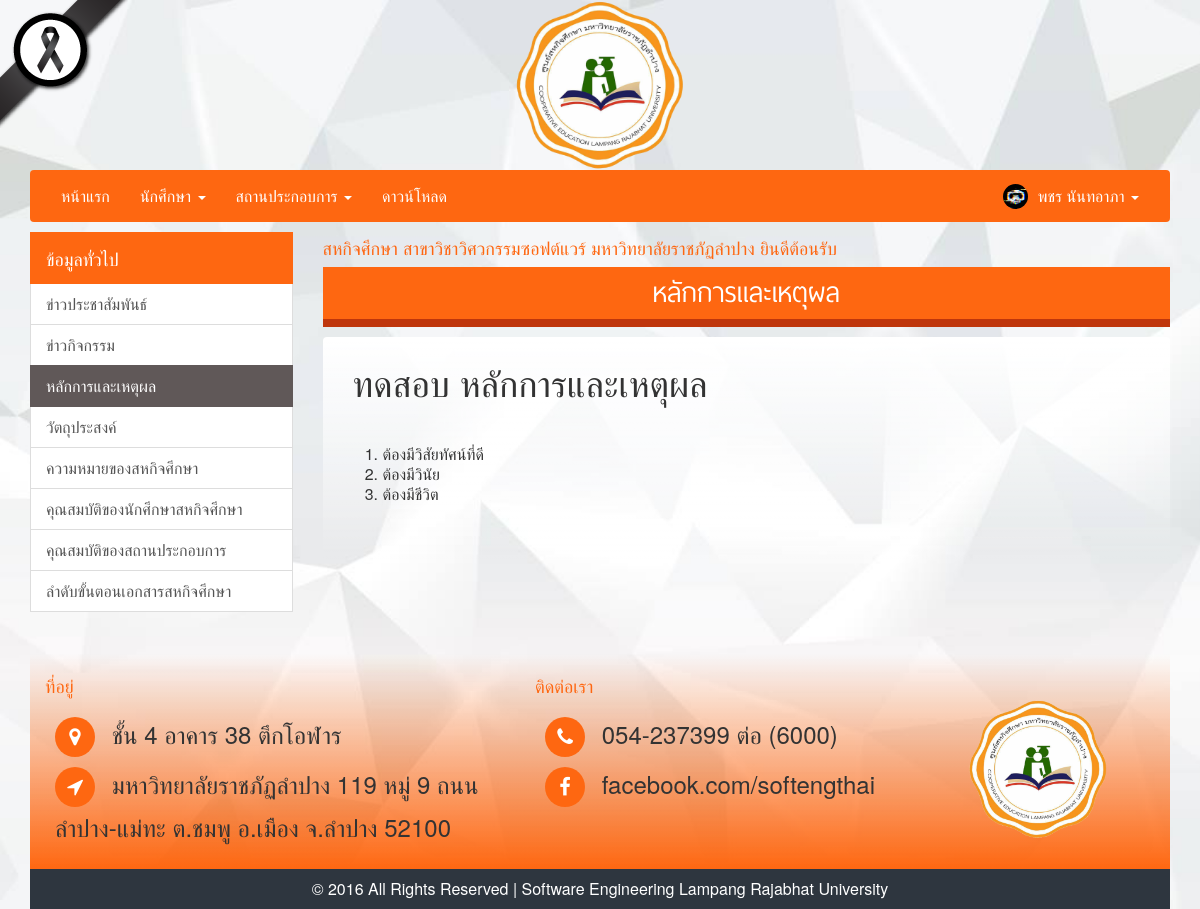
Screenshot of /info_detail.php?page=1 (signed in) with the database file from the repository.
### tables this page shows
CREATE TABLE `tbl_infomation` (
  `id` int(11) NOT NULL,
  `name` varchar(255) NOT NULL,
  `detail` text NOT NULL,
  `info_status` int(1) NOT NULL
);

### class/SQLiManager.php (called while the page is built, shortened)
<?php
if(class_exists('SQLiManager') === false)
{
	class SQLiManager{
		var $table;
		var $field;
		var $condition;
		public function SQLiManager()
		{
			$strHost = "localhost";
			$strUser = "cooplpru";
			$strPassword = "cool2316";
			$db = "cooplprudb";
			$this->connect = mysqli_connect($strHost,$strUser,$strPassword,$db);
			$cs1 = "SET character_set_results=utf8";
			mysqli_query($this->connect,$cs1) or die('Error query: ' . mysqli_error($this->connect));
			$cs2 = "SET character_set_client = utf8";
			mysqli_query($this->connect,$cs2) or die('Error query: ' . mysqli_error($this->connect));
			$cs3 = "SET character_set_connection = utf8";
			mysqli_query($this->connect,$cs3) or die('Error query: ' . mysqli_error($this->connect));
			$this->field="*";
		}
		public function select()
		{
			$this->sql="SELECT $this->field FROM $this->table $this->condition";
			$result=mysqli_query($this->connect,$this->sql) or trigger_error(mysqli_error($this->connect),E_USER_ERROR);
			return $result;
		}
	}
}
?>

### info_detail.php (the view, shortened to what this page needs)
<?php include("header.php"); ?>
<link rel="stylesheet" type="text/css" href="css/sidebar.css">
<link rel="stylesheet" type="text/css" href="plugin/owl-carousel/owl.theme.css">
<link rel="stylesheet" type="text/css" href="plugin/fancybox/jquery.fancybox.css">
<?php include("sidebar.php"); ?>
<?php
$id = $_GET["page"];
$sql->table="tbl_infomation";
$sql->condition="WHERE id='$id'";
$query = $sql->select();
$result = mysqli_fetch_assoc($query);
?>
<section class="news-section">
	<div class="search-section">
		<div class="title">
			<?php echo $result["name"]; ?>
		</div>
	</div>
	<div class="card-form">
		<?php echo nl2br($result["detail"]); ?>
	</div>
</section>
</div>
</div>
</div>
</section>
<?php include("footer.php"); ?>

### header.php (shortened to what this page needs)
<?php
include("class/SQLiManager.php");
$sql = new SQLiManager();
if(isset($_SESSION["user_id"]) and $_SESSION["user_id"] != "")
{
    $user_id = $_SESSION["user_id"];
    $sql->table="tbl_authentication";
    $sql->condition="WHERE id='$user_id'";
    $querySession = $sql->select();
    $resultUser = mysqli_fetch_assoc($querySession);
}
?>
<!DOCTYPE html>
<html lang="th">
<head>
    <link rel="stylesheet" type="text/css" href="css/bootstrap.min.css">
    <link rel="stylesheet" type="text/css" href="css/font-awesome.min.css">
    <link rel="stylesheet" type="text/css" href="css/style.css">
    <link rel="stylesheet" type="text/css" href="css/extension.css">
    <link rel="stylesheet" type="text/css" href="css/carousel.css">
    <link rel="stylesheet" type="text/css" href="css/offcanvas.css">
    <link rel="stylesheet" type="text/css" href="css/owl.carousel.css">
    <link rel="stylesheet" type="text/css" href="css/login.css">
    <link rel="stylesheet" type="text/css" href="css/sweetalert.css">
    <link rel="stylesheet" type="text/css" href="css/effect.css">
    <link rel="stylesheet" type="text/css" href="css/loader.css">
</head>
<body>
    <img src="img/black-ribbon.png" class="black-ribbon">
    <header>
        <div class="container">
            <div class="row">
                <div class="col-md-12 col-xs-12 grid-brand">
                    <div class="text-center">
                        <a href="index.php?page=home"><img src="img/logo-cool.png" class="logo-header"></a>
                    </div>
                </div>
            </div>
            <nav class="navbar navbar-default navbar-color">
                <div id="navbar" class="navbar-collapse collapse">
                    <ul class="nav navbar-nav">
                        <li class="<?php if($_GET['page']=="home"){ echo "active"; } ?>"><a href="index.php?page=home">หน้าแรก</a></li>
                        <?php
                        if(!isset($user_id) or (isset($resultUser["status_id"]) and $resultUser["status_id"] == 3))
                        {
                            ?>
                            <li class="dropdown <?php if($_GET['page']=="student"){ echo "active"; } ?>">
                                <a href="#" class="dropdown-toggle" data-toggle="dropdown" role="button" aria-haspopup="true" aria-expanded="false">นักศึกษา <span class="caret"></span></a>
                            </li>
                            <?php
                        }
                            ?>
                            <?php
                        if(isset($resultUser["status_id"]) and ($resultUser["status_id"] == 1 or $resultUser["status_id"] == 3))
                        {
                            ?>
                            <li class="dropdown <?php if($_GET['page']=="company"){ echo "active"; } ?>">
                                <a href="#" class="dropdown-toggle" data-toggle="dropdown" role="button" aria-haspopup="true" aria-expanded="false">สถานประกอบการ <span class="caret"></span></a>
                            </li>
                            <?php
                        }
                        ?>
                        <li class="<?php if($_GET["page"] == "download") { echo "active"; } ?>"><a href="download.php?page=download">ดาวน์โหลด</a></li>
                    </ul>
                    <ul class="nav navbar-nav navbar-right">
                     <?php
                     if(!isset($user_id))
                     {
                         ?>
                         <li><a id="btnLoginModal" href="javascript:;">เข้าสู่ระบบ</a></li>
                         <?php
                     }
                     else
                     {
                         ?>
                         <li class="dropdown user user-menu <?php if($_GET['page']=="manage"){ echo "active"; } ?>">
                             <a href="#" class="dropdown-toggle" data-toggle="dropdown" role="button" aria-haspopup="true" aria-expanded="false">
                                 <?php
                                 if($resultUser["picture"])
                                 {
                                    ?>
                                    <img src="upload/profile/<?php echo $resultUser["picture"]; ?>" class="user-image" alt="User Image">
                                    <?php
                                }
                                else
                                {
                                    ?>
                                    <img src="img/default_user.png" class="user-image" alt="User Image">
                                    <?php
                                }
                                ?>
                                <span class="userNav"><?php echo $resultUser["name"]; ?></span> <span class="caret"></span></a>
                            </li>
                            <?php
                        }
                        ?>
                    </ul>
                </div>
            </nav>
        </div>
    </header>

### sidebar.php (shortened to what this page needs)
<section>
    <div class="container">
        <div class="row row-offcanvas row-offcanvas-left">
            <div class="col-xs-6 col-sm-3 sidebar-offcanvas" id="sidebar">
                <div class="list-group">
                    <div class="list-group-item group-categories">ข้อมูลทั่วไป</div>
                    <a href="news.php?cate_id=1&page=news" class="list-group-item list-sidebar <?php if($_GET["page"] == "news") { echo "active-sub-menu"; } ?>">ข่าวประชาสัมพันธ์</a>
                    <a href="news.php?cate_id=2&page=activity" class="list-group-item list-sidebar <?php if($_GET["page"] == "activity") { echo "active-sub-menu"; } ?>">ข่าวกิจกรรม</a>
                    <?php
                    $sql->table="tbl_infomation";
                    $sql->condition="ORDER By id asc";
                    $queryMenu = $sql->select();
                    while($resultMenu = mysqli_fetch_assoc($queryMenu))
                    {
                        ?>
                        <a href="info_detail.php?page=<?php echo $resultMenu["id"]; ?>" class="list-group-item list-sidebar <?php if($resultMenu["id"] == $_GET["page"]) { echo "active-sub-menu"; } ?>"><?php echo $resultMenu["name"]; ?></a>
                        <?php
                    }
                    ?>
                </div>
            </div>
            <div class="col-xs-12 col-sm-9">
                <section id="search">
                    <marquee class="text-slide" behavior="scroll" scrollamount="2" scrolldelay="1" onmouseover="this.stop()" onmouseout="this.start()">
                        <span style="white-space: nowrap;">สหกิจศึกษา สาขาวิชาวิศวกรรมซอฟต์แวร์ มหาวิทยาลัยราชภัฏลำปาง ยินดีต้อนรับ</span>
                    </marquee>
                </section>

### css/style.css (style rules this page uses)
body { color: #333; line-height: 20px; font-size: 16px; line-height: 20px; }
@media (min-width: 992px) { body { background-size: cover; background-image: url("../img/bg.png"); background-repeat: no-repeat; background-attachment: fixed; } }
a { color: #333; text-decoration: none; }
h1, h2, h3, h4, h5, h6 { font-weight: normal; line-height: 1.25; }
h1 { margin: 10px; }
p { padding: 10px; font-weight: 100; color: #333; }
.navbar { position: relative; min-height: 50px; margin-bottom: 0px; border: 1px solid transparent; }
.navbar-color { background-color: #FE6711; }
.navbar-color .navbar-nav>li>a { color: #FFF; }
section { padding-bottom: 30px; }
section .container { padding-top: 10px; }
section .title { text-align: center; padding: 10px; margin-bottom: 10px; color: #FE6711; }
.grid-brand { float: left; }
.news-section .title { margin-bottom: 10px; }
.search-section { margin: 0; }
.search-section .title { white-space: nowrap; text-overflow: ellipsis; overflow: hidden; text-align: center; padding: 15px; background-color: #fe6711; border-color: #fe6711; color: #FFF; font-family: "thaisans_neueregular"; font-size: 36px; margin-bottom: 10px; border-bottom: 8px solid #BF360C; }
#search { position: relative; font-size: 18px; padding-top: 20px; padding-bottom: 10px; margin: -20px auto 0; }
.logo-header { height: auto; width: 170px; }

### css/extension.css (style rules this page uses)
.navbar-nav>.user-menu .user-image { float: left; width: 25px; height: 25px; border-radius: 50%; margin-right: 10px; margin-top: -2px; }
@media (min-width: 768px) { .navbar-right { margin-right: 0px; } }
.text-slide { margin-top: 5px; color: #FE6711; }
.active-sub-menu { z-index: 2; color: #fff !important; background-color: #605858; border-color: #605858; }

### css/offcanvas.css (style rules this page uses)
html, body { overflow-x: hidden; }
body { padding-top: 20px; }

### css/effect.css (style rules this page uses)
.black-ribbon { display: block; position: fixed; top: 0; left: 0; z-index: 1500; }

### css/loader.css (style rules this page uses)
body { padding: 0; margin: 0; }

### css/sidebar.css (style rules this page uses)
.group-categories { z-index: 2; color: #fff; background-color: #fe6711; border-color: #fe6711; padding-top: 15px; padding-bottom: 15px; font-size: 18px; }
.list-group { padding-left: 0; margin-bottom: 0px; }
.list-group-item:first-child { border-top-left-radius: 0px; border-top-right-radius: 0px; }
.list-group-item:last-child { margin-bottom: -1px; border-bottom-right-radius: 0px; border-bottom-left-radius: 0px; }

### header.php (style rules this page uses)
.list-sidebar { text-overflow: ellipsis; white-space: nowrap; overflow: hidden; }

### info_detail.php (style rules this page uses)
.search-section .title { line-height: 0.9; padding: 10px; }
.card-form { margin-top: 10px; margin-bottom: 25px; padding: 0; border-radius: 4px; padding: 12px 20px 15px; background: linear-gradient(#fff, rgba(255, 193, 7, 0)); }

### rows the page displays
tbl_infomation: name "หลักการและเหตุผล", detail "ทดสอบ หลักการและเหตุผล ต้องมีวิสัยทัศน์ที่ดี ต้องมีวินัย ต้องมีชีวิต"
tbl_infomation: name "วัตถุประสงค์"
tbl_infomation: name "ความหมายของสหกิจศึกษา"
tbl_infomation: name "คุณสมบัติของนักศึกษาสหกิจศึกษา"
tbl_infomation: name "คุณสมบัติของสถานประกอบการ"
tbl_infomation: name "ลำดับขั้นตอนเอกสารสหกิจศึกษา"

### other values shown
$resultUser["name"] "พชร นันทอาภา"
